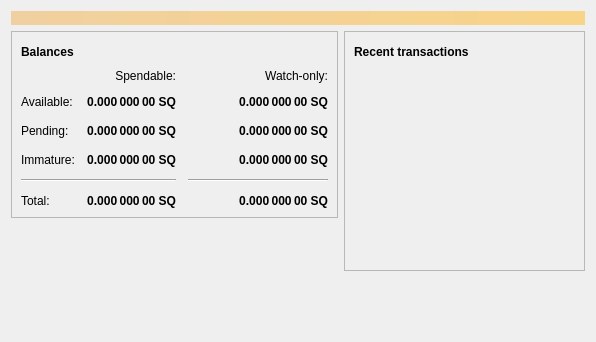
<?xml version="1.0" encoding="UTF-8"?>
<ui version="4.0">
 <class>OverviewPage</class>
 <widget class="QWidget" name="OverviewPage">
  <property name="geometry">
   <rect>
    <x>0</x>
    <y>0</y>
    <width>596</width>
    <height>342</height>
   </rect>
  </property>
  <property name="windowTitle">
   <string>Form</string>
  </property>
  <layout class="QVBoxLayout" name="topLayout">
   <item>
    <widget class="QLabel" name="labelAlerts">
     <property name="visible">
      <bool>false</bool>
     </property>
     <property name="styleSheet">
      <string notr="true">QLabel { background-color: qlineargradient(x1: 0, y1: 0, x2: 1, y2: 0, stop:0 #F0D0A0, stop:1 #F8D488); color:#000000; }</string>
     </property>
     <property name="wordWrap">
      <bool>true</bool>
     </property>
     <property name="margin">
      <number>3</number>
     </property>
     <property name="textInteractionFlags">
      <set>Qt::TextSelectableByMouse</set>
     </property>
    </widget>
   </item>
   <item>
    <layout class="QHBoxLayout" name="horizontalLayout" stretch="1,1">
     <item>
      <layout class="QVBoxLayout" name="verticalLayout_2">
       <item>
        <widget class="QFrame" name="frame">
         <property name="frameShape">
          <enum>QFrame::StyledPanel</enum>
         </property>
         <property name="frameShadow">
          <enum>QFrame::Raised</enum>
         </property>
         <layout class="QVBoxLayout" name="verticalLayout_4">
          <item>
           <layout class="QHBoxLayout" name="horizontalLayout_4">
            <item>
             <widget class="QLabel" name="label_5">
              <property name="font">
               <font>
                <weight>75</weight>
                <bold>true</bold>
               </font>
              </property>
              <property name="text">
               <string>Balances</string>
              </property>
             </widget>
            </item>
            <item>
             <widget class="QPushButton" name="labelWalletStatus">
              <property name="enabled">
               <bool>true</bool>
              </property>
              <property name="maximumSize">
               <size>
                <width>30</width>
                <height>16777215</height>
               </size>
              </property>
              <property name="toolTip">
               <string>The displayed information may be out of date. Your wallet automatically synchronizes with the Statusquo network after a connection is established, but this process has not completed yet.</string>
              </property>
              <property name="text">
               <string/>
              </property>
              <property name="icon">
               <iconset resource="../statusquo.qrc">
                <normaloff>:/icons/warning</normaloff>
                <disabledoff>:/icons/warning</disabledoff>:/icons/warning</iconset>
              </property>
              <property name="iconSize">
               <size>
                <width>24</width>
                <height>24</height>
               </size>
              </property>
              <property name="flat">
               <bool>true</bool>
              </property>
             </widget>
            </item>
            <item>
             <spacer name="horizontalSpacer_3">
              <property name="orientation">
               <enum>Qt::Horizontal</enum>
              </property>
              <property name="sizeHint" stdset="0">
               <size>
                <width>40</width>
                <height>20</height>
               </size>
              </property>
             </spacer>
            </item>
           </layout>
          </item>
          <item>
           <layout class="QGridLayout" name="gridLayout">
            <property name="spacing">
             <number>12</number>
            </property>
            <item row="2" column="2">
             <widget class="QLabel" name="labelWatchPending">
              <property name="font">
               <font>
                <weight>75</weight>
                <bold>true</bold>
               </font>
              </property>
              <property name="cursor">
               <cursorShape>IBeamCursor</cursorShape>
              </property>
              <property name="toolTip">
               <string>Unconfirmed transactions to watch-only addresses</string>
              </property>
              <property name="text">
               <string notr="true">0.000 000 00 SQ</string>
              </property>
              <property name="alignment">
               <set>Qt::AlignRight|Qt::AlignTrailing|Qt::AlignVCenter</set>
              </property>
              <property name="textInteractionFlags">
               <set>Qt::LinksAccessibleByMouse|Qt::TextSelectableByKeyboard|Qt::TextSelectableByMouse</set>
              </property>
             </widget>
            </item>
            <item row="2" column="1">
             <widget class="QLabel" name="labelUnconfirmed">
              <property name="font">
               <font>
                <weight>75</weight>
                <bold>true</bold>
               </font>
              </property>
              <property name="cursor">
               <cursorShape>IBeamCursor</cursorShape>
              </property>
              <property name="toolTip">
               <string>Total of transactions that have yet to be confirmed, and do not yet count toward the spendable balance</string>
              </property>
              <property name="text">
               <string notr="true">0.000 000 00 SQ</string>
              </property>
              <property name="alignment">
               <set>Qt::AlignRight|Qt::AlignTrailing|Qt::AlignVCenter</set>
              </property>
              <property name="textInteractionFlags">
               <set>Qt::LinksAccessibleByMouse|Qt::TextSelectableByKeyboard|Qt::TextSelectableByMouse</set>
              </property>
             </widget>
            </item>
            <item row="3" column="2">
             <widget class="QLabel" name="labelWatchImmature">
              <property name="font">
               <font>
                <weight>75</weight>
                <bold>true</bold>
               </font>
              </property>
              <property name="cursor">
               <cursorShape>IBeamCursor</cursorShape>
              </property>
              <property name="toolTip">
               <string>Mined balance in watch-only addresses that has not yet matured</string>
              </property>
              <property name="text">
               <string notr="true">0.000 000 00 SQ</string>
              </property>
              <property name="alignment">
               <set>Qt::AlignRight|Qt::AlignTrailing|Qt::AlignVCenter</set>
              </property>
              <property name="textInteractionFlags">
               <set>Qt::LinksAccessibleByMouse|Qt::TextSelectableByKeyboard|Qt::TextSelectableByMouse</set>
              </property>
             </widget>
            </item>
            <item row="4" column="0" colspan="2">
             <widget class="Line" name="line">
              <property name="orientation">
               <enum>Qt::Horizontal</enum>
              </property>
             </widget>
            </item>
            <item row="4" column="2">
             <widget class="Line" name="lineWatchBalance">
              <property name="sizePolicy">
               <sizepolicy hsizetype="Preferred" vsizetype="Fixed">
                <horstretch>0</horstretch>
                <verstretch>0</verstretch>
               </sizepolicy>
              </property>
              <property name="minimumSize">
               <size>
                <width>140</width>
                <height>0</height>
               </size>
              </property>
              <property name="orientation">
               <enum>Qt::Horizontal</enum>
              </property>
             </widget>
            </item>
            <item row="5" column="0">
             <widget class="QLabel" name="labelTotalText">
              <property name="text">
               <string>Total:</string>
              </property>
             </widget>
            </item>
            <item row="3" column="1">
             <widget class="QLabel" name="labelImmature">
              <property name="font">
               <font>
                <weight>75</weight>
                <bold>true</bold>
               </font>
              </property>
              <property name="cursor">
               <cursorShape>IBeamCursor</cursorShape>
              </property>
              <property name="toolTip">
               <string>Mined balance that has not yet matured</string>
              </property>
              <property name="text">
               <string notr="true">0.000 000 00 SQ</string>
              </property>
              <property name="alignment">
               <set>Qt::AlignRight|Qt::AlignTrailing|Qt::AlignVCenter</set>
              </property>
              <property name="textInteractionFlags">
               <set>Qt::LinksAccessibleByMouse|Qt::TextSelectableByKeyboard|Qt::TextSelectableByMouse</set>
              </property>
             </widget>
            </item>
            <item row="2" column="3">
             <spacer name="horizontalSpacer_2">
              <property name="orientation">
               <enum>Qt::Horizontal</enum>
              </property>
              <property name="sizeHint" stdset="0">
               <size>
                <width>40</width>
                <height>20</height>
               </size>
              </property>
             </spacer>
            </item>
            <item row="3" column="0">
             <widget class="QLabel" name="labelImmatureText">
              <property name="text">
               <string>Immature:</string>
              </property>
             </widget>
            </item>
            <item row="5" column="1">
             <widget class="QLabel" name="labelTotal">
              <property name="font">
               <font>
                <weight>75</weight>
                <bold>true</bold>
               </font>
              </property>
              <property name="cursor">
               <cursorShape>IBeamCursor</cursorShape>
              </property>
              <property name="toolTip">
               <string>Your current total balance</string>
              </property>
              <property name="text">
               <string notr="true">0.000 000 00 SQ</string>
              </property>
              <property name="alignment">
               <set>Qt::AlignRight|Qt::AlignTrailing|Qt::AlignVCenter</set>
              </property>
              <property name="textInteractionFlags">
               <set>Qt::LinksAccessibleByMouse|Qt::TextSelectableByKeyboard|Qt::TextSelectableByMouse</set>
              </property>
             </widget>
            </item>
            <item row="5" column="2">
             <widget class="QLabel" name="labelWatchTotal">
              <property name="font">
               <font>
                <weight>75</weight>
                <bold>true</bold>
               </font>
              </property>
              <property name="cursor">
               <cursorShape>IBeamCursor</cursorShape>
              </property>
              <property name="toolTip">
               <string>Current total balance in watch-only addresses</string>
              </property>
              <property name="text">
               <string notr="true">0.000 000 00 SQ</string>
              </property>
              <property name="alignment">
               <set>Qt::AlignRight|Qt::AlignTrailing|Qt::AlignVCenter</set>
              </property>
              <property name="textInteractionFlags">
               <set>Qt::LinksAccessibleByMouse|Qt::TextSelectableByKeyboard|Qt::TextSelectableByMouse</set>
              </property>
             </widget>
            </item>
            <item row="0" column="2">
             <widget class="QLabel" name="labelWatchonly">
              <property name="text">
               <string>Watch-only:</string>
              </property>
              <property name="alignment">
               <set>Qt::AlignRight|Qt::AlignTrailing|Qt::AlignVCenter</set>
              </property>
             </widget>
            </item>
            <item row="1" column="0">
             <widget class="QLabel" name="labelBalanceText">
              <property name="text">
               <string>Available:</string>
              </property>
             </widget>
            </item>
            <item row="1" column="1">
             <widget class="QLabel" name="labelBalance">
              <property name="font">
               <font>
                <weight>75</weight>
                <bold>true</bold>
               </font>
              </property>
              <property name="cursor">
               <cursorShape>IBeamCursor</cursorShape>
              </property>
              <property name="toolTip">
               <string>Your current spendable balance</string>
              </property>
              <property name="text">
               <string notr="true">0.000 000 00 SQ</string>
              </property>
              <property name="alignment">
               <set>Qt::AlignRight|Qt::AlignTrailing|Qt::AlignVCenter</set>
              </property>
              <property name="textInteractionFlags">
               <set>Qt::LinksAccessibleByMouse|Qt::TextSelectableByKeyboard|Qt::TextSelectableByMouse</set>
              </property>
             </widget>
            </item>
            <item row="1" column="2">
             <widget class="QLabel" name="labelWatchAvailable">
              <property name="font">
               <font>
                <weight>75</weight>
                <bold>true</bold>
               </font>
              </property>
              <property name="cursor">
               <cursorShape>IBeamCursor</cursorShape>
              </property>
              <property name="toolTip">
               <string>Your current balance in watch-only addresses</string>
              </property>
              <property name="text">
               <string notr="true">0.000 000 00 SQ</string>
              </property>
              <property name="alignment">
               <set>Qt::AlignRight|Qt::AlignTrailing|Qt::AlignVCenter</set>
              </property>
              <property name="textInteractionFlags">
               <set>Qt::LinksAccessibleByMouse|Qt::TextSelectableByKeyboard|Qt::TextSelectableByMouse</set>
              </property>
             </widget>
            </item>
            <item row="2" column="0">
             <widget class="QLabel" name="labelPendingText">
              <property name="text">
               <string>Pending:</string>
              </property>
             </widget>
            </item>
            <item row="0" column="1">
             <widget class="QLabel" name="labelSpendable">
              <property name="text">
               <string>Spendable:</string>
              </property>
              <property name="alignment">
               <set>Qt::AlignRight|Qt::AlignTrailing|Qt::AlignVCenter</set>
              </property>
             </widget>
            </item>
           </layout>
          </item>
         </layout>
        </widget>
       </item>
       <item>
        <spacer name="verticalSpacer">
         <property name="orientation">
          <enum>Qt::Vertical</enum>
         </property>
         <property name="sizeHint" stdset="0">
          <size>
           <width>20</width>
           <height>40</height>
          </size>
         </property>
        </spacer>
       </item>
      </layout>
     </item>
     <item>
      <layout class="QVBoxLayout" name="verticalLayout_3">
       <item>
        <widget class="QFrame" name="frame_2">
         <property name="frameShape">
          <enum>QFrame::StyledPanel</enum>
         </property>
         <property name="frameShadow">
          <enum>QFrame::Raised</enum>
         </property>
         <layout class="QVBoxLayout" name="verticalLayout">
          <item>
           <layout class="QHBoxLayout" name="horizontalLayout_2">
            <item>
             <widget class="QLabel" name="label_4">
              <property name="font">
               <font>
                <weight>75</weight>
                <bold>true</bold>
               </font>
              </property>
              <property name="text">
               <string>Recent transactions</string>
              </property>
             </widget>
            </item>
            <item>
             <widget class="QPushButton" name="labelTransactionsStatus">
              <property name="enabled">
               <bool>true</bool>
              </property>
              <property name="maximumSize">
               <size>
                <width>30</width>
                <height>16777215</height>
               </size>
              </property>
              <property name="toolTip">
               <string>The displayed information may be out of date. Your wallet automatically synchronizes with the Statusquo network after a connection is established, but this process has not completed yet.</string>
              </property>
              <property name="text">
               <string/>
              </property>
              <property name="icon">
               <iconset resource="../statusquo.qrc">
                <normaloff>:/icons/warning</normaloff>
                <disabledoff>:/icons/warning</disabledoff>:/icons/warning</iconset>
              </property>
              <property name="iconSize">
               <size>
                <width>24</width>
                <height>24</height>
               </size>
              </property>
              <property name="flat">
               <bool>true</bool>
              </property>
             </widget>
            </item>
            <item>
             <spacer name="horizontalSpacer">
              <property name="orientation">
               <enum>Qt::Horizontal</enum>
              </property>
              <property name="sizeHint" stdset="0">
               <size>
                <width>40</width>
                <height>20</height>
               </size>
              </property>
             </spacer>
            </item>
           </layout>
          </item>
          <item>
           <widget class="QListView" name="listTransactions">
            <property name="styleSheet">
             <string notr="true">QListView { background: transparent; }</string>
            </property>
            <property name="frameShape">
             <enum>QFrame::NoFrame</enum>
            </property>
            <property name="verticalScrollBarPolicy">
             <enum>Qt::ScrollBarAlwaysOff</enum>
            </property>
            <property name="horizontalScrollBarPolicy">
             <enum>Qt::ScrollBarAlwaysOff</enum>
            </property>
            <property name="selectionMode">
             <enum>QAbstractItemView::NoSelection</enum>
            </property>
           </widget>
          </item>
         </layout>
        </widget>
       </item>
       <item>
        <spacer name="verticalSpacer_2">
         <property name="orientation">
          <enum>Qt::Vertical</enum>
         </property>
         <property name="sizeHint" stdset="0">
          <size>
           <width>20</width>
           <height>40</height>
          </size>
         </property>
        </spacer>
       </item>
      </layout>
     </item>
    </layout>
   </item>
  </layout>
 </widget>
 <resources/>
 <connections/>
</ui>
